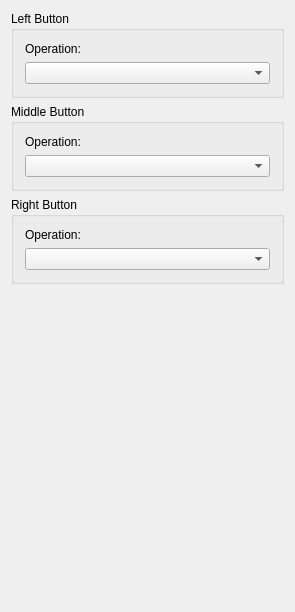
<?xml version="1.0" encoding="UTF-8"?>
<ui version="4.0">
 <class>MouseManager</class>
 <widget class="QDialog" name="MouseManager">
  <property name="geometry">
   <rect>
    <x>0</x>
    <y>0</y>
    <width>295</width>
    <height>612</height>
   </rect>
  </property>
  <property name="windowTitle">
   <string>MouseManager</string>
  </property>
  <layout class="QVBoxLayout">
   <item>
    <widget class="QGroupBox" name="LeftButton">
     <property name="title">
      <string>Left Button</string>
     </property>
     <layout class="QVBoxLayout">
      <item>
       <widget class="QLabel" name="LeftOperationLabel">
        <property name="text">
         <string>Operation:</string>
        </property>
        <property name="wordWrap">
         <bool>false</bool>
        </property>
       </widget>
      </item>
      <item>
       <widget class="QComboBox" name="LeftOperationCombo"/>
      </item>
     </layout>
    </widget>
   </item>
   <item>
    <widget class="QGroupBox" name="MiddleButton">
     <property name="title">
      <string>Middle Button</string>
     </property>
     <layout class="QVBoxLayout">
      <item>
       <widget class="QLabel" name="MiddleOperationLabel">
        <property name="text">
         <string>Operation:</string>
        </property>
        <property name="wordWrap">
         <bool>false</bool>
        </property>
       </widget>
      </item>
      <item>
       <widget class="QComboBox" name="MiddleOperationCombo"/>
      </item>
     </layout>
    </widget>
   </item>
   <item>
    <widget class="QGroupBox" name="RightButton">
     <property name="title">
      <string>Right Button</string>
     </property>
     <layout class="QVBoxLayout">
      <item>
       <widget class="QLabel" name="RightOperationLabel">
        <property name="text">
         <string>Operation:</string>
        </property>
        <property name="wordWrap">
         <bool>false</bool>
        </property>
       </widget>
      </item>
      <item>
       <widget class="QComboBox" name="RightOperationCombo"/>
      </item>
     </layout>
    </widget>
   </item>
   <item>
    <spacer name="spacer2">
     <property name="orientation">
      <enum>Qt::Vertical</enum>
     </property>
     <property name="sizeType">
      <enum>QSizePolicy::Expanding</enum>
     </property>
     <property name="sizeHint" stdset="0">
      <size>
       <width>20</width>
       <height>40</height>
      </size>
     </property>
    </spacer>
   </item>
  </layout>
 </widget>
 <layoutdefault spacing="6" margin="11"/>
 <resources/>
 <connections/>
</ui>
